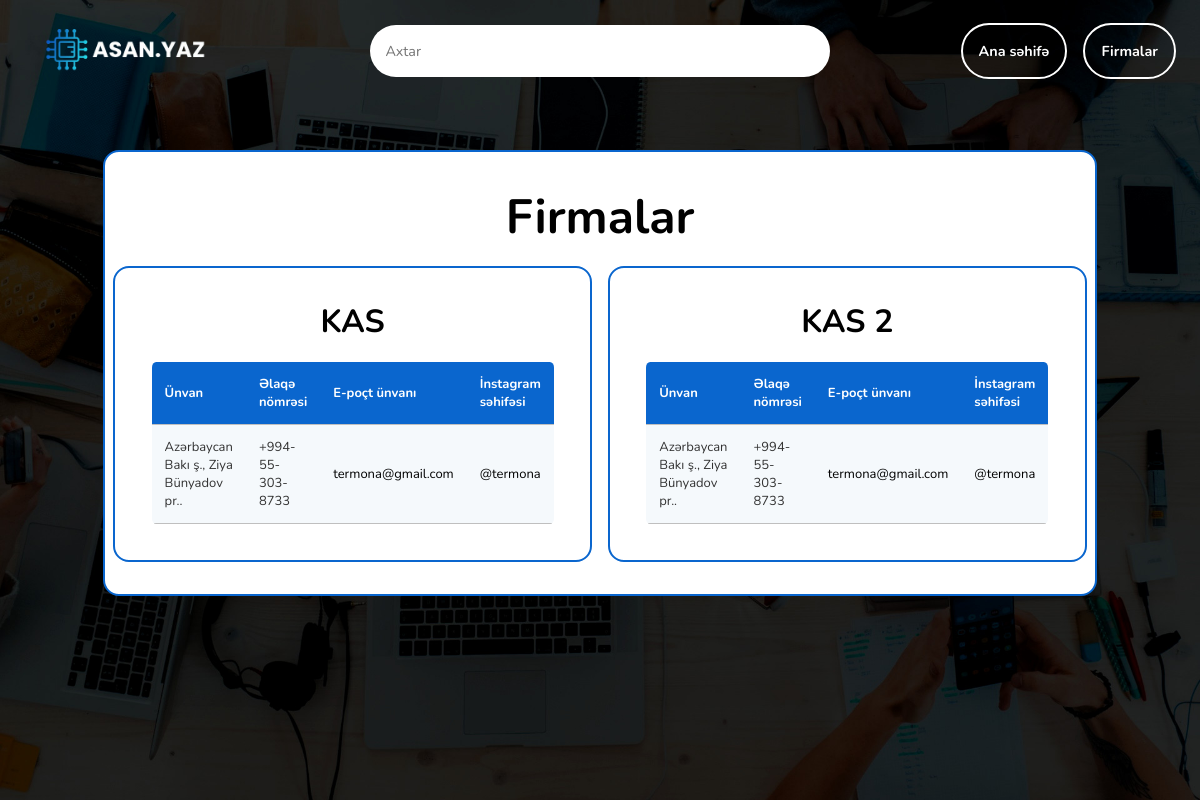
The page /firmalar/ on the database its author committed.
### asan/models.py (models this page shows, shortened)
class Firmalar(models.Model):
  firma_adi = models.CharField(max_length=100)
  haqqinda = models.TextField(blank=True)
  magaza = models.ForeignKey(Magazalar, on_delete=models.SET_NULL, null=True)
  class Meta:
    verbose_name_plural = 'Firmalar'

class Magazalar(models.Model):
  magaza_adi = models.CharField(max_length=100)
  unvan = models.CharField(max_length=200)
  elaqe = models.CharField(max_length=20)
  email = models.EmailField(max_length=254)
  instagram = models.CharField(max_length=100)
  class Meta:
    verbose_name_plural = 'Magazalar'

### asan/views.py (the view)
# urls.py: path('firmalar/', views.firmalar, name='firmalar'),
def firmalar(request):
  all_firmalar = Firmalar.objects.all()
  magazalar = Magazalar.objects.all()
  context = {
    'firmalar': all_firmalar,
    'magazalar': magazalar
  }
  return render(request, 'asan/firmalar.html', context=context)

### asan/templates/asan/firmalar.html (shortened to what this page needs)
{% extends "asan/base.html" %}
{% load static %}
{% block css_styles %}
  <link rel="stylesheet" href="{% static "asan/firmalar.css" %}">
{% endblock css_styles %}
{% block content %}
<div class="container">
  <div>
    <h1 class='heading'>Firmalar</h1>
    <ul class="firmalar">
      {% for firma in firmalar %}
        <div class="firma">
          <a class="firma_link" href="{% url "firma" firma.firma_adi %}">{{ firma.firma_adi }}</a>
          <div>
            <table class="rwd-table">
              <tr>
                <th>Ünvan</th>
                <th>Əlaqə nömrəsi</th>
                <th>E-poçt ünvanı</th>
                <th>İnstagram səhifəsi</th>
              </tr>
              <tr>
                <td>{{ firma.magaza.unvan }}</td>
                <td>{{ firma.magaza.elaqe }}</td>
                <td><a href="mailto:{{ firma.magaza.email }}">{{ firma.magaza.email }}</a></td>
                <td><a href="https://www.instagram.com/{{ firma.magaza.instagram }}">@{{ firma.magaza.instagram }}</a></td>
              </tr>
            </table>
          </div>
        </div>
      {% endfor %}
    </ul>
  </div>
</div>
{% endblock content %}

### asan/static/asan/styles.css (style rules this page uses)
:root { --main-color: rgb(10, 102, 206); }
* { margin: 0; padding: 0; box-sizing: border-box; font-family: 'Nunito', sans-serif; }
a { color: black; text-decoration: none; }
.rwd-table { margin: auto; min-width: 300px; max-width: 100%; border-left: 1px solid var(--main-color); border-right: 1px solid var(--main-color); border-collapse: collapse; font-size: small; }
.rwd-table tr:first-child { border-top: none; background: var(--main-color); color: #fff; }
.rwd-table tr { border-top: 1px solid #ddd; border-bottom: 1px solid #ddd; background-color: #f5f9fc; }
.rwd-table th { display: none; }
.rwd-table td { display: block; }
.rwd-table td:first-child { margin-top: .5em; }
.rwd-table td:last-child { margin-bottom: .5em; }
.rwd-table td:before { content: attr(data-th) ": "; font-weight: bold; width: 120px; display: inline-block; color: #000; }
.rwd-table th, .rwd-table td { text-align: left; }
.rwd-table { color: #333; border-radius: .4em; overflow: hidden; }
.rwd-table tr { border-color: #bfbfbf; }
.rwd-table th, .rwd-table td { padding: .5em 1em; }
@media screen and (min-width: 600px) { .rwd-table td:before { display: none; } }
@media screen and (min-width: 600px) { .rwd-table th, .rwd-table td { display: table-cell; padding: .25em .5em; } }
@media screen and (min-width: 600px) { .rwd-table th:first-child, .rwd-table td:first-child { padding-left: 0; } }
@media screen and (min-width: 600px) { .rwd-table th:last-child, .rwd-table td:last-child { padding-right: 0; } }
@media screen and (min-width: 600px) { .rwd-table th, .rwd-table td { padding: 1em !important; } }

### asan/static/asan/firmalar.css (style rules this page uses)
:root { --main-color: rgb(10, 102, 206); }
.container { display: flex; align-items: center; justify-content: center; padding: 3rem; }
.container div { width: 90%; border: 2px solid var(--main-color); border-radius: 1rem; padding: 2rem; display: flex; flex-direction: column; align-items: center; gap: 1rem; background-color: white; }
.heading { font-size: 3rem; }
.firmalar { display: flex; align-items: center; justify-content: space-between; gap: 1rem; }
.firma { width: auto; height: auto; padding: 1rem; border: 1px solid var(--main-color); transition: 0.5s all; border-radius: 15px; }
.firma div { width: 100%; display: flex; flex-direction: column; align-items: left; gap: 0.2rem; padding: 0.2rem; border: none; border-radius: 0.2rem; color: black; }
.firma_link { transition: 0.5s all; font-weight: bolder; font-size: 2rem; display: flex; justify-content: start; align-items: center; }

### rows shown on the page
Firmalar: firma_adi "KAS", magaza.unvan "Azərbaycan Bakı ş., Ziya Bünyadov pr..", magaza.elaqe "+994-55-303-8733", magaza.email "termona@gmail.com", magaza.instagram "termona"
Firmalar: firma_adi "KAS 2", magaza.unvan "Azərbaycan Bakı ş., Ziya Bünyadov pr..", magaza.elaqe "+994-55-303-8733", magaza.email "termona@gmail.com", magaza.instagram "termona"
